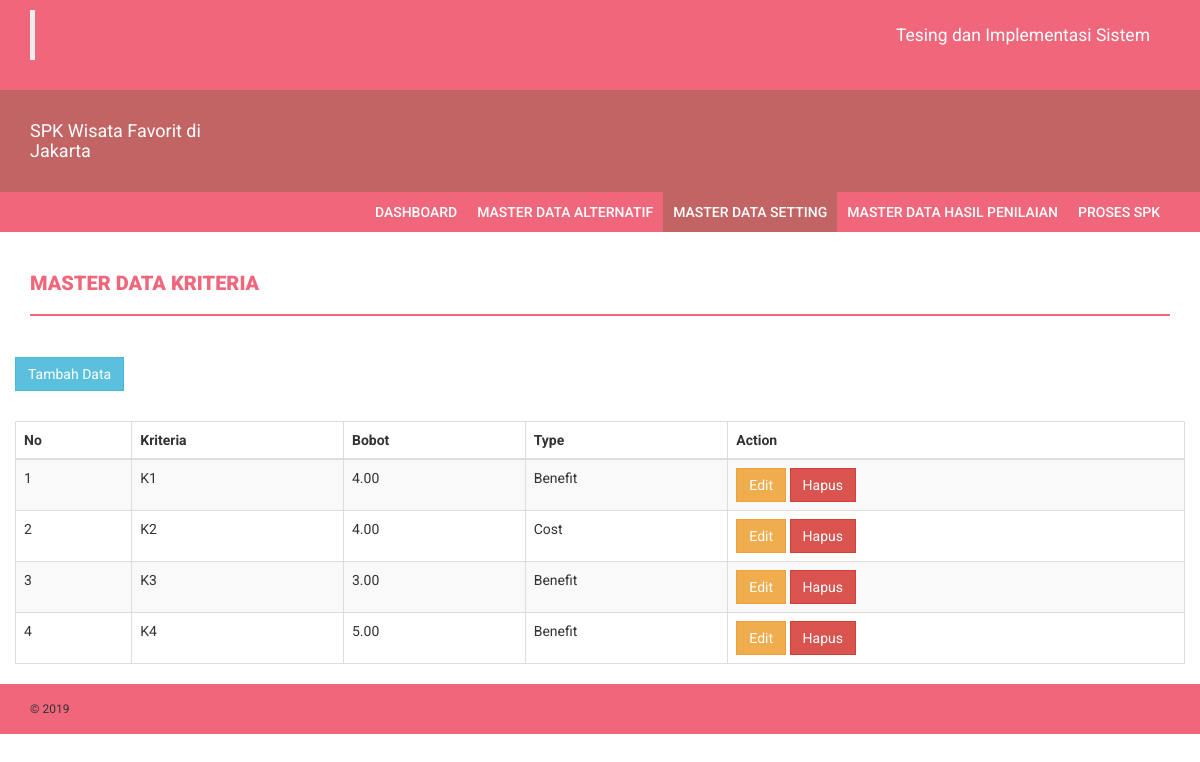
The page /kriteria_show.php (signed in) on the database its author committed.
### tables this page shows
CREATE TABLE `kriteria` (
  `id_kriteria` int(11) NOT NULL,
  `kriteria` varchar(32) DEFAULT NULL,
  `bobot` float(5,2) DEFAULT NULL,
  `type` varchar(12) DEFAULT NULL
);

### db/db_config.php (called while the page is built, shortened)
<?php
	class database extends PDO{
		protected $dsn = 'mysql:host=localhost;dbname=db_spk';
		protected $dsu = 'root';
		protected $dsp = '';
		private $cmd = '';
		function __construct(){
			try {
				$this->db = new PDO($this->dsn,$this->dsu,$this->dsp);
			} catch (PDOException $e) {
				echo $e->getMessage();
			}
		}
		function select($c,$t){
			$this->cmd = "select $c from $t";
			return $this;
		}
		function get(){
			$q = $this->db->prepare($this->cmd);
			$q->execute();
			return $q->fetchAll();
		}
	}
?>

### kriteria_show.php (the view, shortened to what this page needs)
<?php include 'partials/header.php';?>
    <div class="content">
        <div class="container">
            <div class="row">
                <div class="col-md-12">
                    <br>
                    <h4 class="page-head-line">Master Data Kriteria</h4>
                </div>
            </div>
            <div class="row">
                <div class="col-md-12">
                </div>
            </div>
            <div class="row">
                <div><a href="input_kriteria.php" class="btn btn-info">Tambah Data</a></div>
                <br>
                <div class="table-responsive">
                    <table class="table table-striped table-bordered">
                        <thead>
                            <tr>
                                <th>No</th>
                                <th>Kriteria</th>
                                <th>Bobot</th>
                                <th>Type</th>
                                <th>Action</th>
                            </tr>
                        </thead>
                        <tbody>
                            <?php $no=1; foreach($db->select('*','kriteria')->get() as $data): ?>
                            <tr>
                                <td><?= $no;?></td>
                                <td><?= $data['kriteria']?></td>
                                <td><?= $data['bobot']?></td>
                                <td><?= $data['type']?></td>
                                <td>
                                    <a class="btn btn-warning" href="edit_kriteria.php?id=<?php echo $data[0]?>">Edit</a>
                                    <a onclick="return confirm('Anda yakin ingin menghapus data ?')" class="btn btn-danger" href="model/do_delete_kriteria.php?id=<?php echo $data[0]?>">Hapus</a>
                                </td>
                            </tr>
                            <?php $no++; endforeach; ?>
                        </tbody>
                    </table>
                </div>
            </div>
        </div>
    </div>
<?php include 'partials/footer.php'; ?>

### assets/css/style.css (style rules this page uses)
body { font-family: 'Roboto', sans-serif; line-height: 30px; }
.page-head-line { font-weight: 900; padding-bottom: 20px; border-bottom: 2px solid #F0677C; text-transform: uppercase; color: #F0677C; font-size: 20px; margin-bottom: 40px; }
.btn { border-radius: 0px; -webkit-border-radius: 0px; -moz-border-radius: 0px; }

### rows shown on the page
kriteria: kriteria "K1", bobot "4.00", type "Benefit"
kriteria: kriteria "K2", bobot "4.00", type "Cost"
kriteria: kriteria "K3", bobot "3.00", type "Benefit"
kriteria: kriteria "K4", bobot "5.00", type "Benefit"
